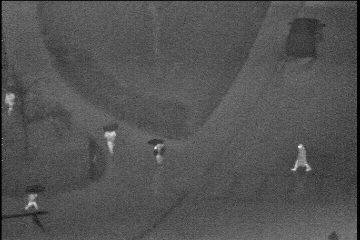
#> input picture img_00001.bmp, 360 x 240 px; its folder holds only this picture in this run
$ python rescue_demo.py
#> lines starting #> are read from the running program, lines starting #| are printed output that depends on the picture; after the words box and inside, x2 and y2 are one past the last pixel; in counts of white or black regions, pixels touching at a corner belong together
import argparse
import csv
from pathlib import Path
import cv2

THRESHOLD = 200
MIN_AREA = 30
MAX_AREA = 1000
MIN_RATIO = 1.2


def detect_candidates(frame):
    gray = cv2.cvtColor(frame, cv2.COLOR_BGR2GRAY)
    enhanced = cv2.equalizeHist(gray)
    blurred = cv2.GaussianBlur(enhanced, (5, 5), 0)
    _, mask = cv2.threshold(blurred, THRESHOLD, 255, cv2.THRESH_BINARY)
    contours, _ = cv2.findContours(mask, cv2.RETR_EXTERNAL, cv2.CHAIN_APPROX_SIMPLE)
    boxes = []
    for contour in contours:
        area = cv2.contourArea(contour)
        if area < MIN_AREA or area > MAX_AREA:
            continue
        x, y, w, h = cv2.boundingRect(contour)
        if h / max(w, 1) < MIN_RATIO:
            continue
        boxes.append((x, y, w, h))
    return sorted(boxes)


def draw_frame(frame, filename, index, total, boxes, scale=2):
    display = cv2.resize(frame, None, fx=scale, fy=scale, interpolation=cv2.INTER_NEAREST)
    h, w = display.shape[:2]
    top = 74
    bottom = 42
    canvas = cv2.copyMakeBorder(display, top, bottom, 0, 0, cv2.BORDER_CONSTANT, value=(22, 25, 28))
    cv2.putText(canvas, 'THE AVENGERS | THERMAL RESCUE PROTOTYPE', (12, 24), cv2.FONT_HERSHEY_SIMPLEX, 0.55, (245, 245, 245), 1, cv2.LINE_AA)
    cv2.putText(canvas, f'Frame {index}/{total}  |  {filename}', (12, 49), cv2.FONT_HERSHEY_SIMPLEX, 0.5, (195, 195, 195), 1, cv2.LINE_AA)
    for i, (x, y, bw, bh) in enumerate(boxes, 1):
        cv2.rectangle(canvas, (x * scale, y * scale + top), ((x + bw) * scale, (y + bh) * scale + top), (0, 220, 80), 2)
        cv2.putText(canvas, str(i), (x * scale, max(top + 14, y * scale + top - 4)), cv2.FONT_HERSHEY_SIMPLEX, 0.42, (0, 255, 120), 1, cv2.LINE_AA)
    status = f'REVIEW REQUIRED: {len(boxes)} candidate region(s)' if boxes else 'NO CANDIDATE REGIONS'
    cv2.putText(canvas, status, (12, top + h + 27), cv2.FONT_HERSHEY_SIMPLEX, 0.55, (0, 210, 255) if boxes else (180, 220, 180), 1, cv2.LINE_AA)
    return canvas


def main():
    parser = argparse.ArgumentParser(description='Thermal candidate detection live demo and MP4 export')
    parser.add_argument('--mode', choices=['live', 'video', 'both'], default='both')
    parser.add_argument('--fps', type=float, default=2.0)
    parser.add_argument('--input', type=Path, default=Path('.'))
    parser.add_argument('--output', type=Path, default=Path('rescue_demo_output'))
    args = parser.parse_args()
    if args.fps <= 0:
        parser.error('--fps must be positive')
    frames = sorted(args.input.glob('img_*.bmp'))
    if not frames:
        parser.error(f'No img_*.bmp files found in {args.input.resolve()}')
    args.output.mkdir(parents=True, exist_ok=True)
    writer = None
    video_target = None
    rows = []
    shown = 0
    try:
        for index, path in enumerate(frames, 1):
            frame = cv2.imread(str(path))
#> frame is the input picture: shape (240, 360, 3); min 0, max 242, mean 83.2
            if frame is None:
                print(f'WARNING: Cannot read {path}; skipping')
                continue
            boxes = detect_candidates(frame)
#> in detect_candidates, `enhanced = cv2.equalizeHist(gray)`:
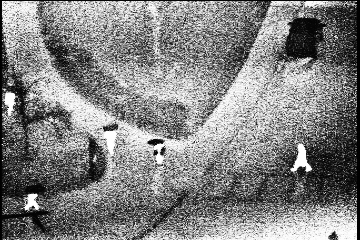
#> enhanced: shape (240, 360); min 0, max 255, mean 130.5
#> in detect_candidates, `blurred = cv2.GaussianBlur(enhanced, (5, 5), 0)`:
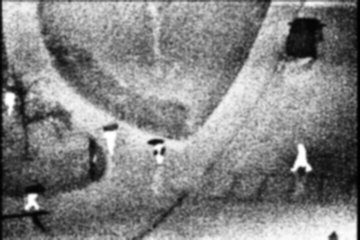
#> blurred: shape (240, 360); min 0, max 255, mean 130.7
#> in detect_candidates, `_, mask = cv2.threshold(blurred, THRESHOLD, 255, cv2.THRESH_BINARY)`:
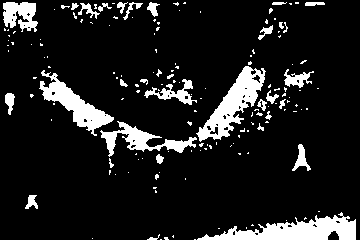
#> mask: shape (240, 360); 11.9% white; 158 white regions (125 under 20 px)
#> in detect_candidates, `contours, _ = cv2.findContours(mask, cv2.RETR_EXTERNAL, cv2.CHAIN_APPR..`: contours = 158 contours, 134 with area under 20; largest, box (x1, y1, x2, y2) and area: (197, 212, 356, 240) 2002, (196, 66, 266, 142) 1887, (39, 70, 114, 136) 1384, (100, 121, 197, 157) 943, (3, 2, 38, 32) 634
#> the loop in detect_candidates, `for contour in contours:` made 158 passes
#> (area, x, y, w, h) on passes 14, 26, 36: (82.5, 25, 195, 13, 14), (40.5, 156, 154, 8, 10), (167, 292, 144, 19, 27)
#> after the loop in detect_candidates, `for contour in contours:`: boxes = [(156, 154, 8, 10), (292, 144, 19, 27), (257, 99, 10, 12), (5, 93, 10, 22)]
#> boxes = [(5, 93, 10, 22), (156, 154, 8, 10), (257, 99, 10, 12), (292, 144, 19, 27)]
            annotated = draw_frame(frame, path.name, index, len(frames), boxes)
#> in draw_frame, `canvas = cv2.copyMakeBorder(display, top, bottom, 0, 0, cv2.BORDER_CON..`:
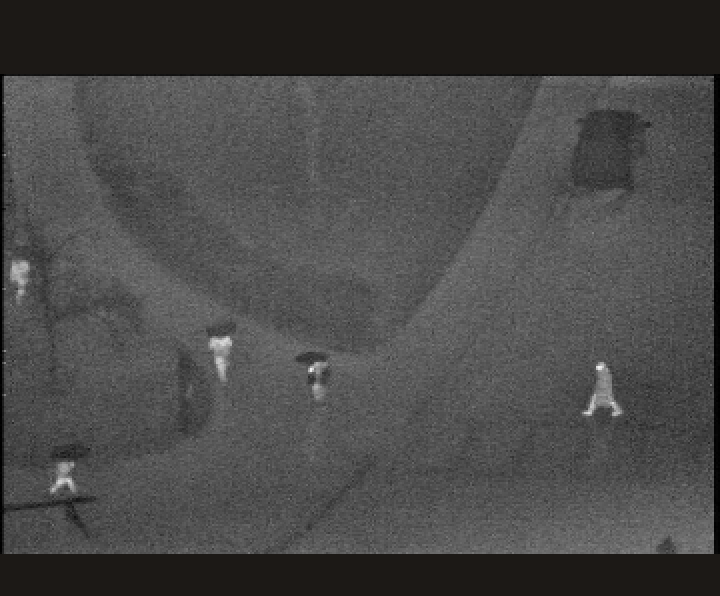
#> canvas: shape (596, 720, 3); mean B, G, R 71.3, 71.9, 72.5
#> in draw_frame, `cv2.putText(canvas, f'Frame {index}/{total}  |  {filename}', (12, 49),..`:
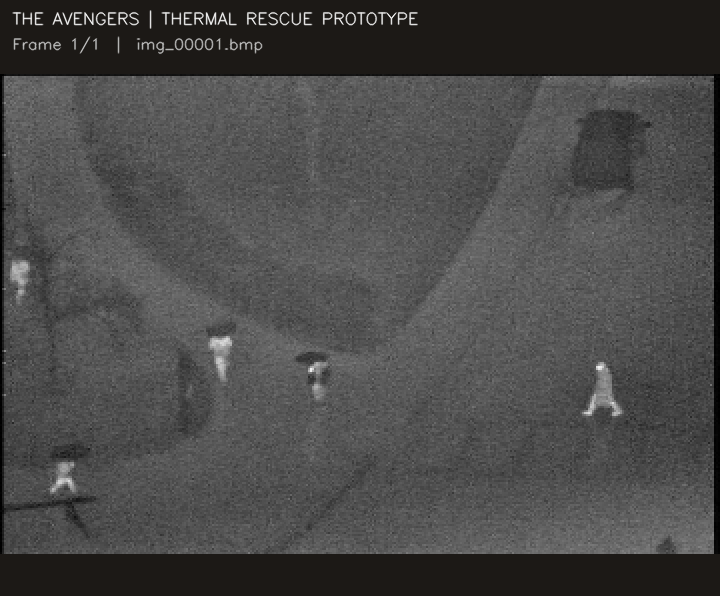
#> canvas: shape (596, 720, 3); mean B, G, R 72.2, 72.8, 73.4
#> the loop in draw_frame, `for i, (x, y, bw, bh) in enumerate(boxes, 1):` made 4 passes
#> after the loop in draw_frame, `for i, (x, y, bw, bh) in enumerate(boxes, 1):`:
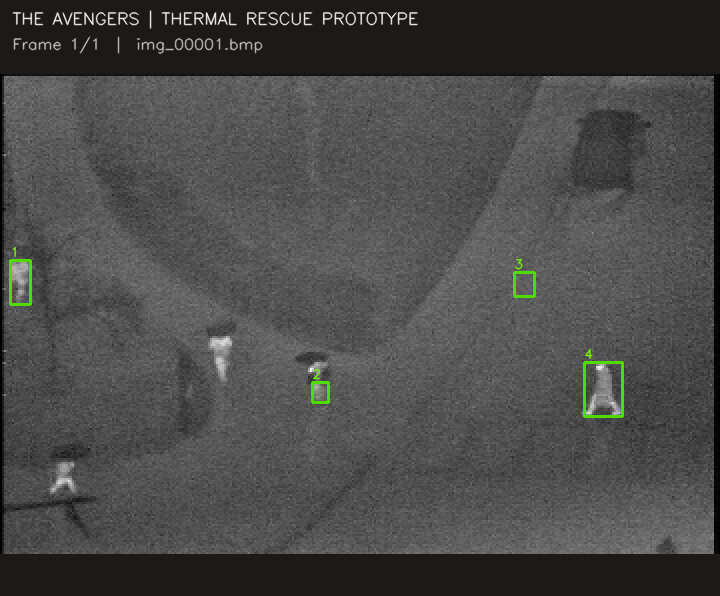
#> canvas: shape (596, 720, 3); 0.38% of pixels changed, all inside (x1, y1, x2, y2) = (9, 247, 624, 418)
#> in draw_frame, `status = f'REVIEW REQUIRED: {len(boxes)} candidate region(s)' if boxes..`: status = 'REVIEW REQUIRED: 4 candidate region(s)'
#> in draw_frame, `cv2.putText(canvas, status, (12, top + h + 27), cv2.FONT_HERSHEY_SIMPL..`:
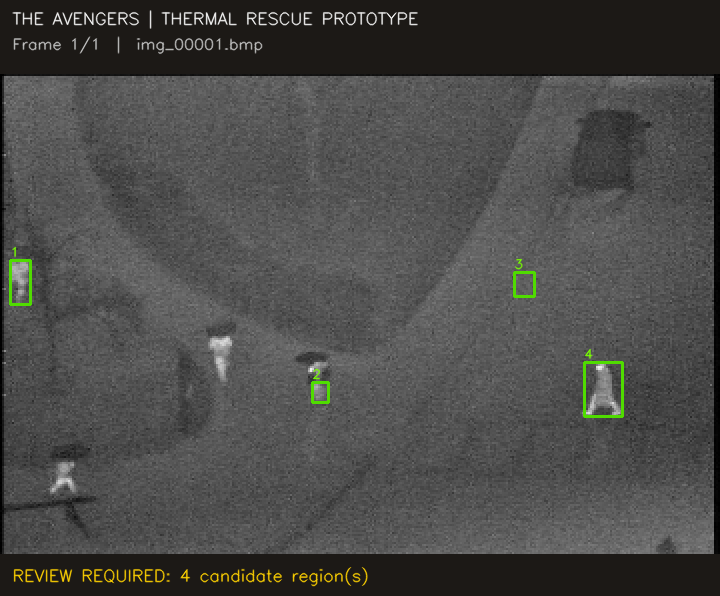
#> canvas: shape (596, 720, 3); 0.58% of pixels changed, all inside (x1, y1, x2, y2) = (13, 567, 368, 587)
            if args.mode in ('video', 'both'):
                if writer is None:
                    height, width = annotated.shape[:2]
#> height = 596; width = 720
                    # Some macOS OpenCV builds cannot encode mp4v. Try
                    # common MP4 encoders first, then Motion-JPEG AVI.
                    attempts = [
                        ('thermal_rescue_demo.mp4', 'mp4v'),
                        ('thermal_rescue_demo.mp4', 'avc1'),
                        ('thermal_rescue_demo.avi', 'MJPG'),
                        ('thermal_rescue_demo.avi', 'XVID'),
                    ]
                    for filename, codec in attempts:
                        target = args.output / filename
                        candidate = cv2.VideoWriter(
                            str(target), cv2.VideoWriter_fourcc(*codec),
                            args.fps, (width, height), True
                        )
                        if candidate.isOpened():
                            writer = candidate
                            video_target = target
                            print(f'Video writer ready: {target} (codec {codec})')
                            break
                        candidate.release()
                        if target.exists() and target.stat().st_size == 0:
                            target.unlink()
                    if writer is None:
                        raise RuntimeError(
                            'No supported video encoder found (mp4v, avc1, MJPG, XVID). '
                            'Run --mode live or install ffmpeg for conversion.'
                        )
                if annotated.shape[:2] != (height, width):
                    annotated = cv2.resize(annotated, (width, height))
                writer.write(annotated)
            for candidate_index, (x, y, w, h) in enumerate(boxes, 1):
                rows.append([path.name, candidate_index, x, y, w, h, 'OPERATOR_REVIEW'])
#> this loop made 4 passes
#> after the loop, rows = [['img_00001.bmp', 1, 5, 93, 10, 22, 'OPERATOR_REVIEW'], ['img_00001.bmp', 2, 156, 154, 8, 10, 'OPERATOR_REVIEW'], ['img_00001.bmp', 3, 257, 99, 10, 12, 'OPERATOR_REVIEW'], ['img_00001.bmp', 4, 292, 144, 19, 27, 'OPERATOR_REVIEW']]
            if not boxes:
                rows.append([path.name, 0, '', '', '', '', 'NO_CANDIDATE'])
            print(f'{path.name}: {len(boxes)} candidate(s) | simulated operator review only')
#| img_00001.bmp: 4 candidate(s) | simulated operator review only
            shown += 1
            if args.mode in ('live', 'both'):
                try:
                    cv2.imshow('Thermal Rescue Demo - press Q to stop', annotated)
                    if cv2.waitKey(max(1, round(1000 / args.fps))) & 0xFF == ord('q'):
#> (key q is pressed here)
                        print('Live preview stopped by user.')
                        break
                except cv2.error as error:
                    raise RuntimeError('Live window failed. Try --mode video on a headless system.') from error
    finally:
        if writer is not None:
            writer.release()
        if args.mode in ('live', 'both'):
            cv2.destroyAllWindows()
        with (args.output / 'detection_log.csv').open('w', newline='') as file:
            csv_writer = csv.writer(file)
            csv_writer.writerow(['frame', 'candidate_id', 'x', 'y', 'width', 'height', 'status'])
            csv_writer.writerows(rows)
    print(f'Processed {shown} frame(s). Outputs in {args.output.resolve()}')
    if args.mode in ('video', 'both'):
        if video_target is not None:
            print(f'Video saved: {video_target.resolve()}')
    print('Log: detection_log.csv')
    print('DISCLAIMER: Candidate warm regions are not verified people; no GPS or real rescue alerts.')


if __name__ == '__main__':
    main()
